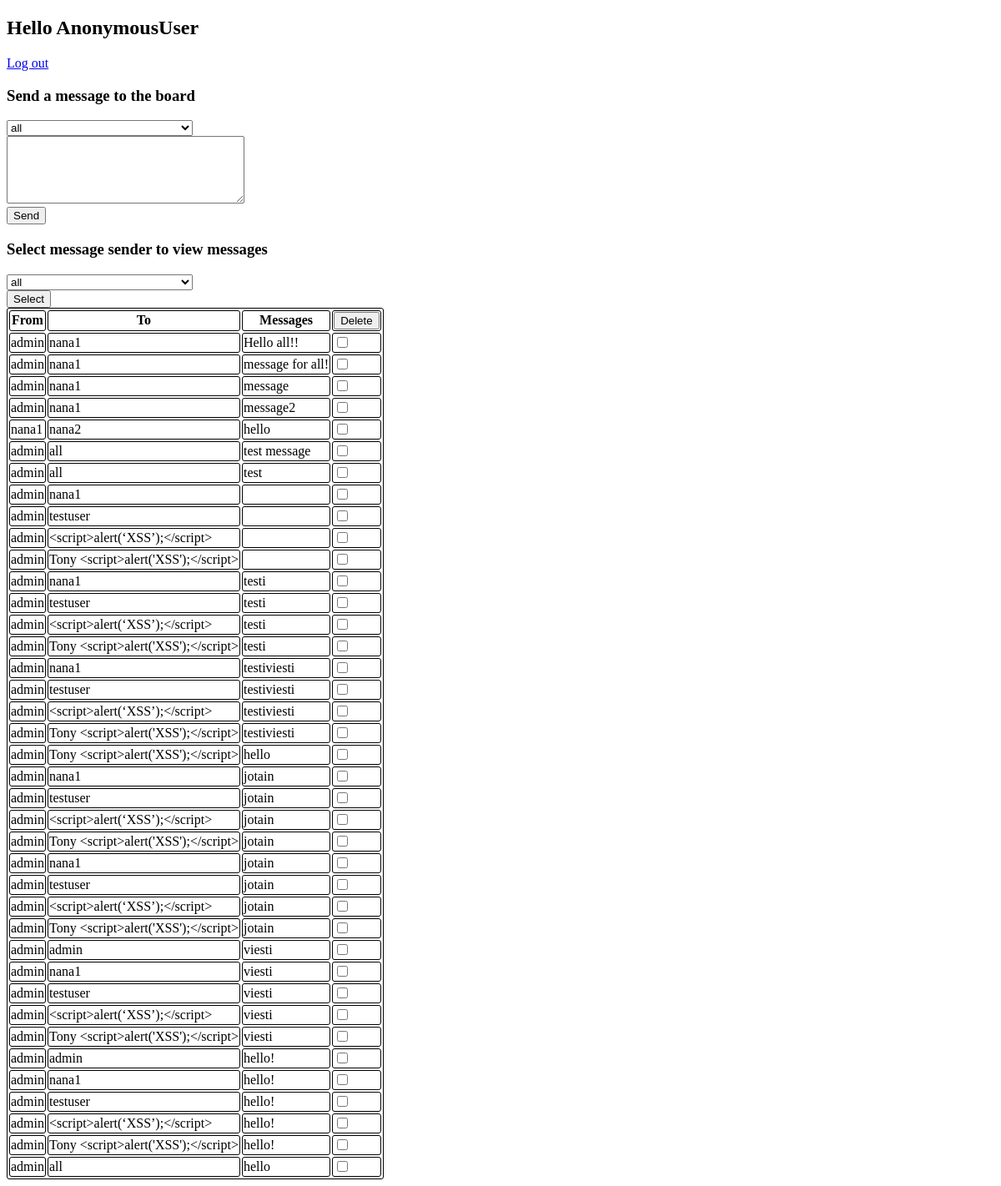
Before: /src/admin/ with the older database file.
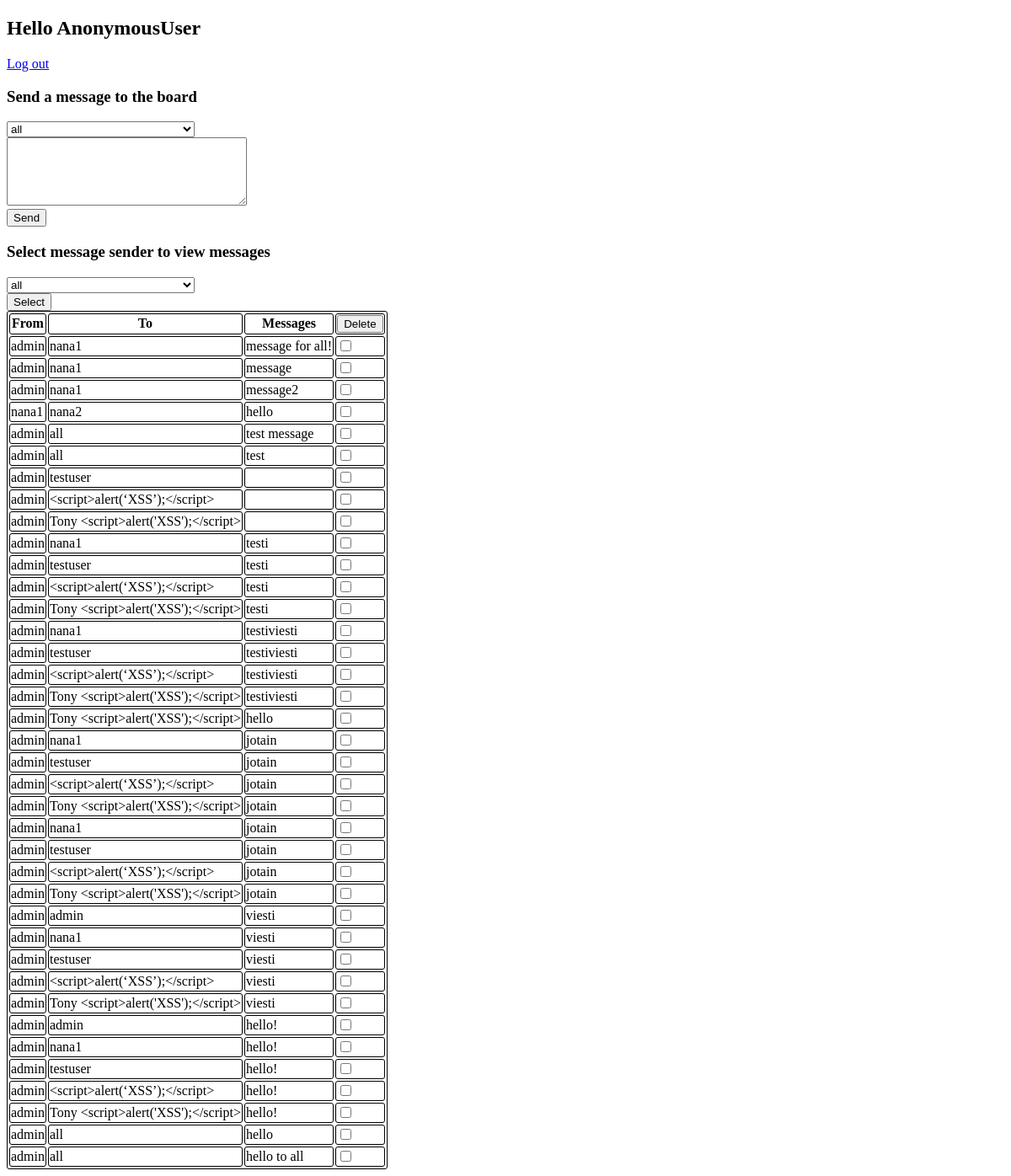
After: the same page with the newer database file.
### src/models.py (models this page shows)
class Message(models.Model):
    class Meta:
        db_table = "messages"
    messagetext = models.TextField()
    sender = models.CharField(max_length=150)
    receiver = models.CharField(max_length=150)

### src/views.py (the view)
# urls.py: path('admin/', admin.site.urls),
def admin(request, messages = None):
    current_user = request.user
    users = ['all'] + list(User.objects.exclude(username=current_user))
    if messages is None:
        messages = list(Message.objects.all())
    return render(request, 'pages/admin.html', {"user": current_user, "users": users,"messages": messages})

### src/templates/pages/admin.html (shortened to what this page needs)
{% load static %}
<!DOCTYPE html>
<html>
    <head>
      <link rel="stylesheet" href="{% static 'project/styles.css' %}">
    </head>
    <body>
      <h2>Hello {{ user }}</h2>
      <a href="{% url 'logout' %}">Log out</a>
      <h3>Send a message to the board</h3>
      <form action="{% url 'send_message' %}" method="GET">
        <select name="receiver">
          {% for user in users %}
            {% if user is users.0 %}
              <option value="{{user}}">{{user}}</option>
            {% else %}
              <option value="{{user.username}}">{{user}}</option>
            {% endif %}
          {% endfor %}
        </select><br>
        <textarea name="messagetext" rows="5" cols="33"></textarea><br>
        <button type="submit">Send</button>
      </form>
      <h3>Select message sender to view messages</h3>
      <form action="{% url 'view_messages' %}" method="POST">
        <select name="sender">
          {% for user in users %}
            {% if user is users.0 %}
              <option value="{{user}}">{{user}}</option>
            {% else %}
              <option value="{{user.username}}">{{user}}</option>
            {% endif %}
          {% endfor %}
        </select><br>
        <button type="submit">Select</button>
      </form>
      <form action="{% url 'delete_messages' %}" method="POST">
        <table>
            <tr>
            <th>From</th>
            <th>To</th>
            <th>Messages</th>
            <th><button type="submit">Delete</button></th>
            </tr>
            {% for message in messages %}
            <tr>
                <td>{{ message.sender }}</td>
                <td>{{ message.receiver }}</td>
                <td>{{ message.messagetext | safe }}</td>
                <td><input type="checkbox" name="message_id" value="{{message.id}}"></td>
            </tr>
            {% endfor %}
        </table>
      </form>
    </body>
</html>

Changed rows visible on the page:
removed Message: sender "admin", receiver "nana1", messagetext "Hello all!!"
removed Message: sender "admin", receiver "nana1"
added Message: sender "admin", receiver "all", messagetext "hello to all"
